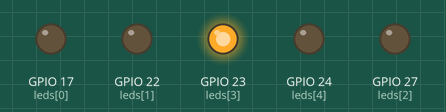
Bench run of a program on a simulated Raspberry Pi (BCM pin numbers). Parts: output pins drawn as LEDs (lit = HIGH). Random numbers come from a fixed seed.

Above: at 0.5 s.
At 16.1 s:
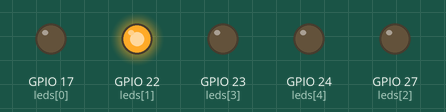
At 29.3 s:
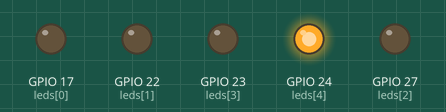
At 32.5 s:
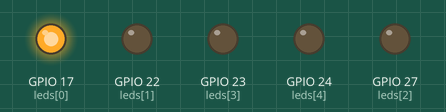
At 38.4 s:
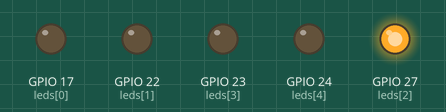
Timing chart, 0 to 40.0 s (numbered marks = the images above):
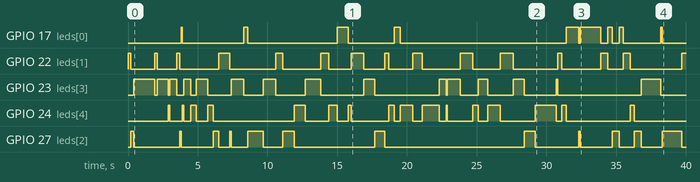

Measured:
- by itself, GPIO 17 (leds[0]): LOW → HIGH at 3.8 s, → LOW 0.10 s later, → HIGH 4.4 s later, → LOW 0.30 s later, … (18 changes in this stretch)
- by itself, GPIO 22 (leds[1]): LOW → HIGH at 0.00 s, → LOW 0.20 s later, → HIGH 1.7 s later, → LOW 0.20 s later, … (29 changes in this stretch)
- by itself, GPIO 23 (leds[3]): LOW → HIGH at 0.40 s, → LOW 1.5 s later, → HIGH 0.20 s later, → LOW 0.80 s later, … (30 changes in this stretch)
- by itself, GPIO 24 (leds[4]): LOW → HIGH at 2.9 s, → LOW 0.10 s later, → HIGH 0.90 s later, → LOW 0.10 s later, … (32 changes in this stretch)
- by itself, GPIO 27 (leds[2]): LOW → HIGH at 0.20 s, → LOW 0.20 s later, → HIGH 3.3 s later, → LOW 0.10 s later, … (24 changes in this stretch)

The program:

random_lights.py
```python
import random
from gpiozero import PWMLED
from time import sleep

leds = [PWMLED(17), PWMLED(22), PWMLED(27), PWMLED(23), PWMLED(24)]

def start_random_lights():
	while True:
		num = random.randrange(0,len(leds))
		num2 = random.randrange(1,10)

		leds[num].value = 1
		sleep(num2/10)
		leds[num].value = 0

if __name__ == "__main__":
	start_random_lights()
```
